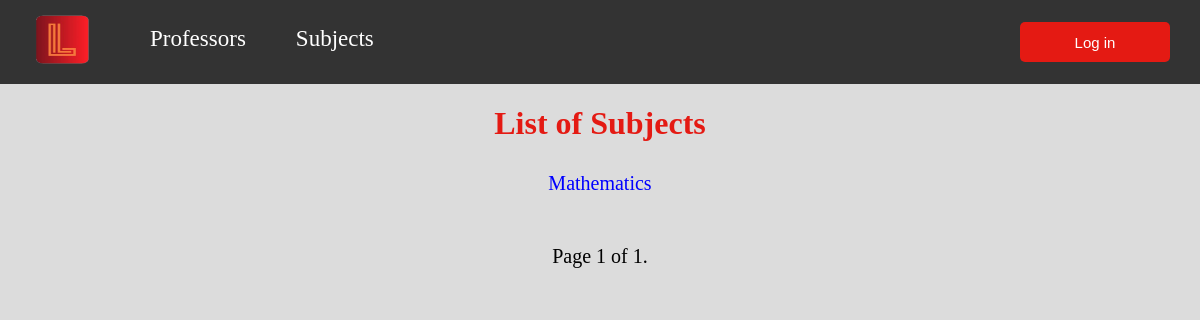
Before: /subjects/ with the older database file.
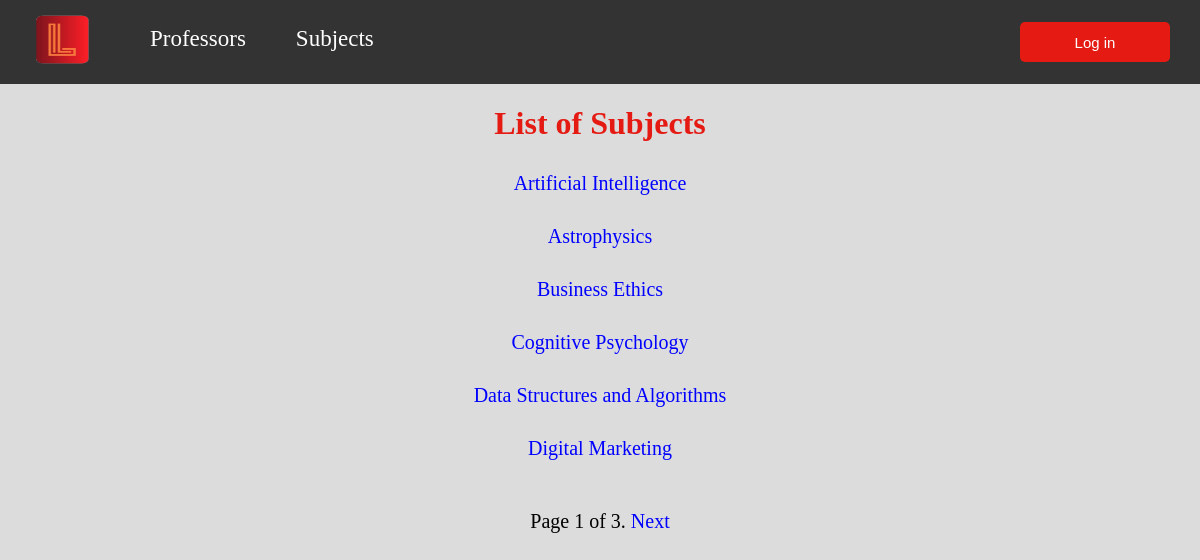
After: the same page with the newer database file.
### mainapp/models/subject.py (models this page shows, shortened)
class Subject(models.Model):
    lecturers = models.ManyToManyField(
        to="mainapp.Lecturer",
        related_name="subjects",
        verbose_name=_("Lecturers"),
        blank=True, null=True)
    title = models.CharField(max_length=100, verbose_name=_("Title"))
    short_description = models.TextField(verbose_name=_("Short Description"))
    syllabus = models.FileField(upload_to='syllabus', verbose_name=_("Syllabus"))
    class Meta:
        verbose_name = _("Subject")
        verbose_name_plural = _("Subjects")

### mainapp/views/subject.py (the view)
# urls.py: path('subjects/', get_subjects, name='subjects'),
def get_subjects(request):
    subjects = Subject.objects.all().order_by('title')
    paginator = Paginator(subjects, 6)
    page = request.GET.get('page')
    page_obj = paginator.get_page(page)
    return render(request, 'mainapp/subject_list.html', {'subjects': page_obj})

### mainapp/templates/mainapp/subject_list.html (shortened to what this page needs)
<!DOCTYPE html>
<html lang="en">
<head>
    {% load static %}
    <link rel="stylesheet" type="text/css" href="{% static 'mainapp/css/list_pages.css' %}">
</head>
<body>
{% include 'includes/header.html' %}
    <h1>List of Subjects</h1>
    <ul>
        {% for subject in subjects %}
            <li><a href="/subject/{{ subject.id }}">{{ subject.title }}</a></li>
        {% endfor %}
    </ul>
    <div class="paginator-container">
        <span class="paginator-text">Page {{ subjects.number }} of {{ subjects.paginator.num_pages }}.</span>
        {% if subjects.has_next %}
            <a class="paginator" href="?page={{ subjects.next_page_number }}">Next</a>
        {% endif %}
    </div>
</body>
</html>

Changed rows visible on the page:
removed Subject: title "Mathematics"
added Subject: title "Artificial Intelligence"
added Subject: title "Astrophysics"
added Subject: title "Business Ethics"
added Subject: title "Cognitive Psychology"
added Subject: title "Data Structures and Algorithms"
added Subject: title "Digital Marketing"
Other visible differences:
{{ subjects.paginator.num_pages }}: "1" → "3"
text now shown: "Next"
